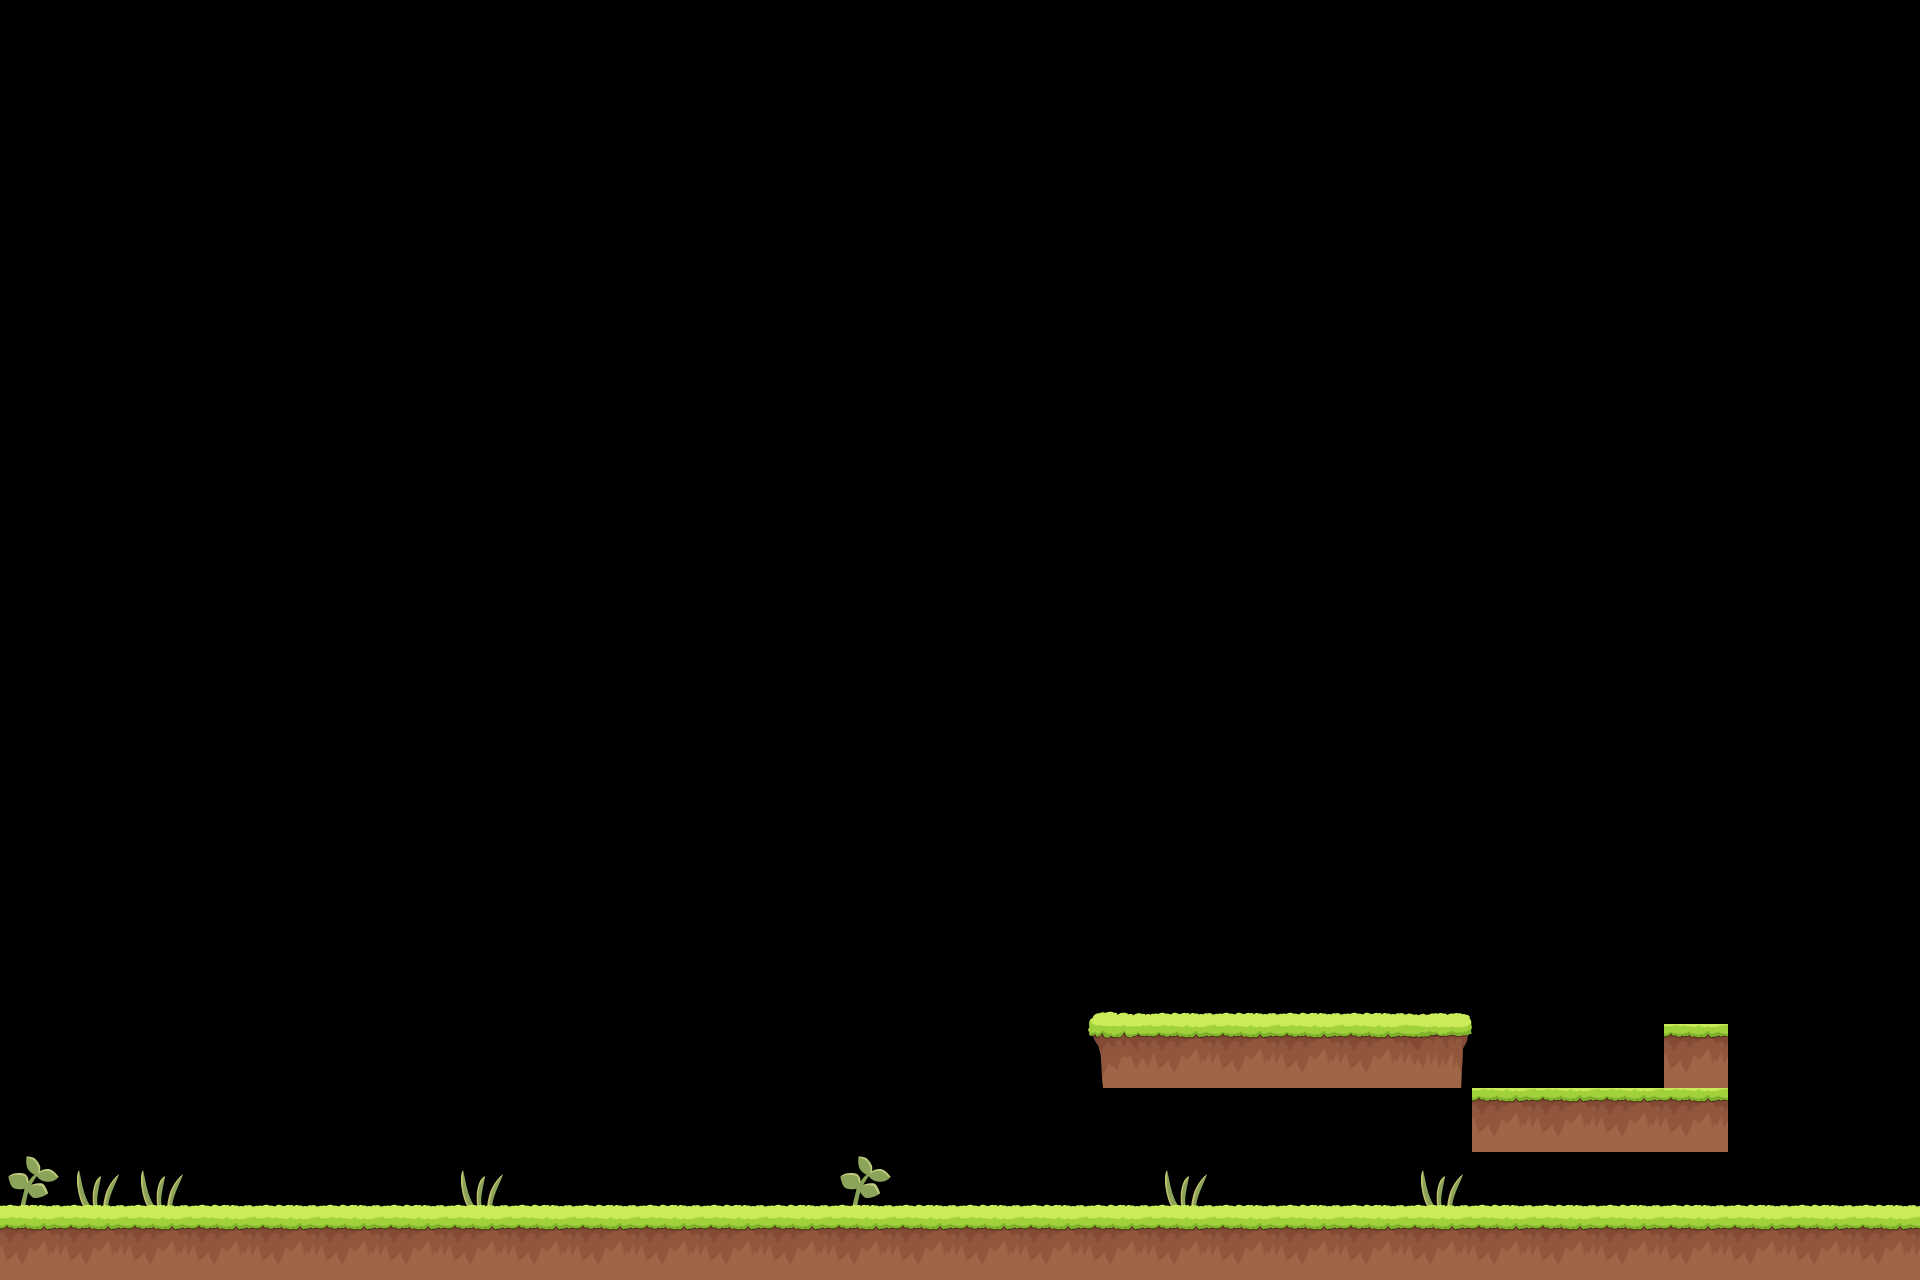

Below is a game level as drawn by its tile map, then a one-line description and the .tmx that defines it (tile-layer data replaced by summaries):
An orthogonal 30x20 tile map with 64x64 px tiles, 1 tile layer (map) and 1 object (star).

<map version="1.0" tiledversion="1.1.5" orientation="orthogonal" renderorder="right-up" width="30" height="20" tilewidth="64" tileheight="64" infinite="0" nextobjectid="5">
 <tileset firstgid="1" source="mapchip.tsx" />
 <layer name="map" width="30" height="20">
  <data>[600 cells, 77 non-empty, 8 distinct tile ids]</data>
 </layer>
 <objectgroup name="object">
  <object id="4" name="star" x="1088" y="896" width="384" height="128" />
 </objectgroup>
</map>